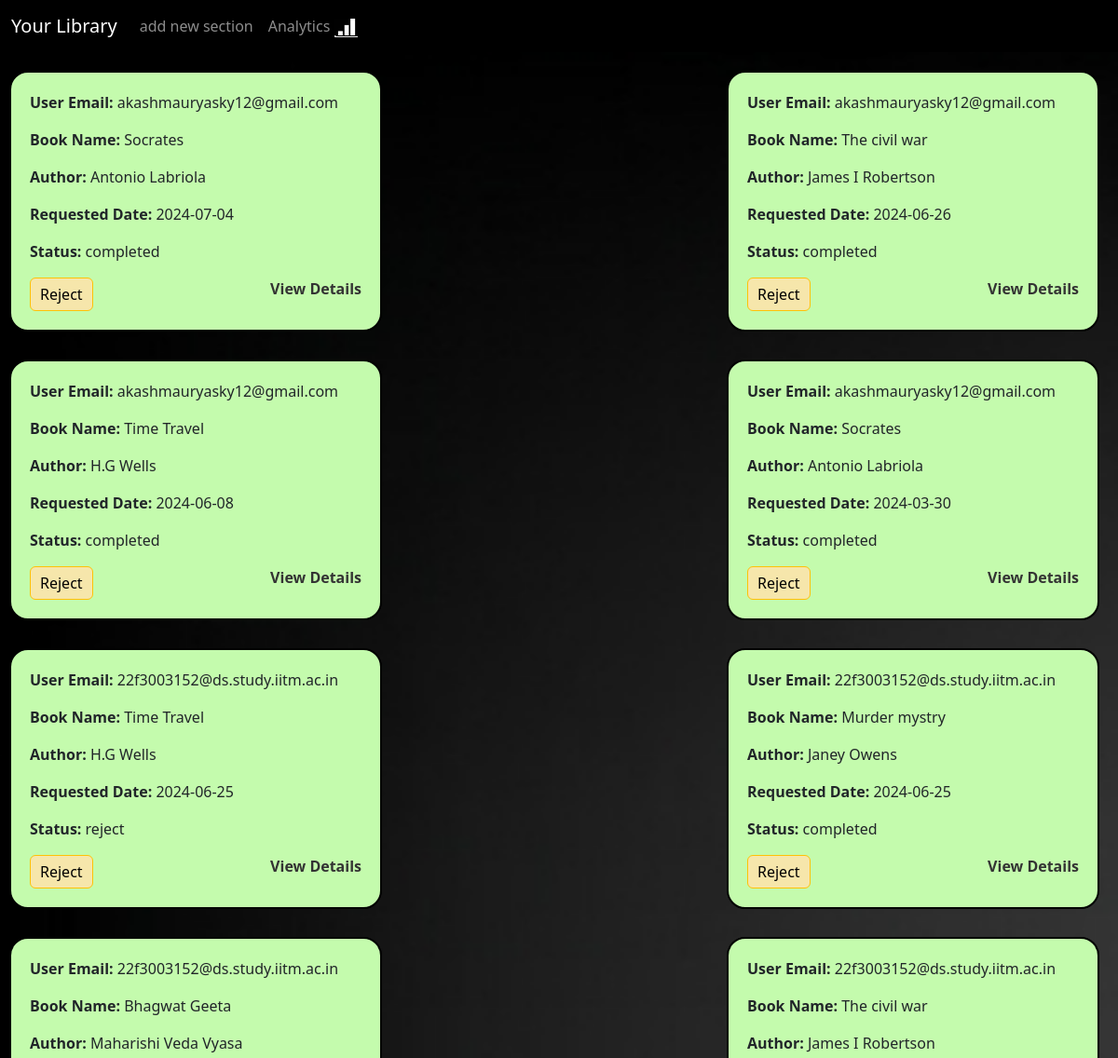
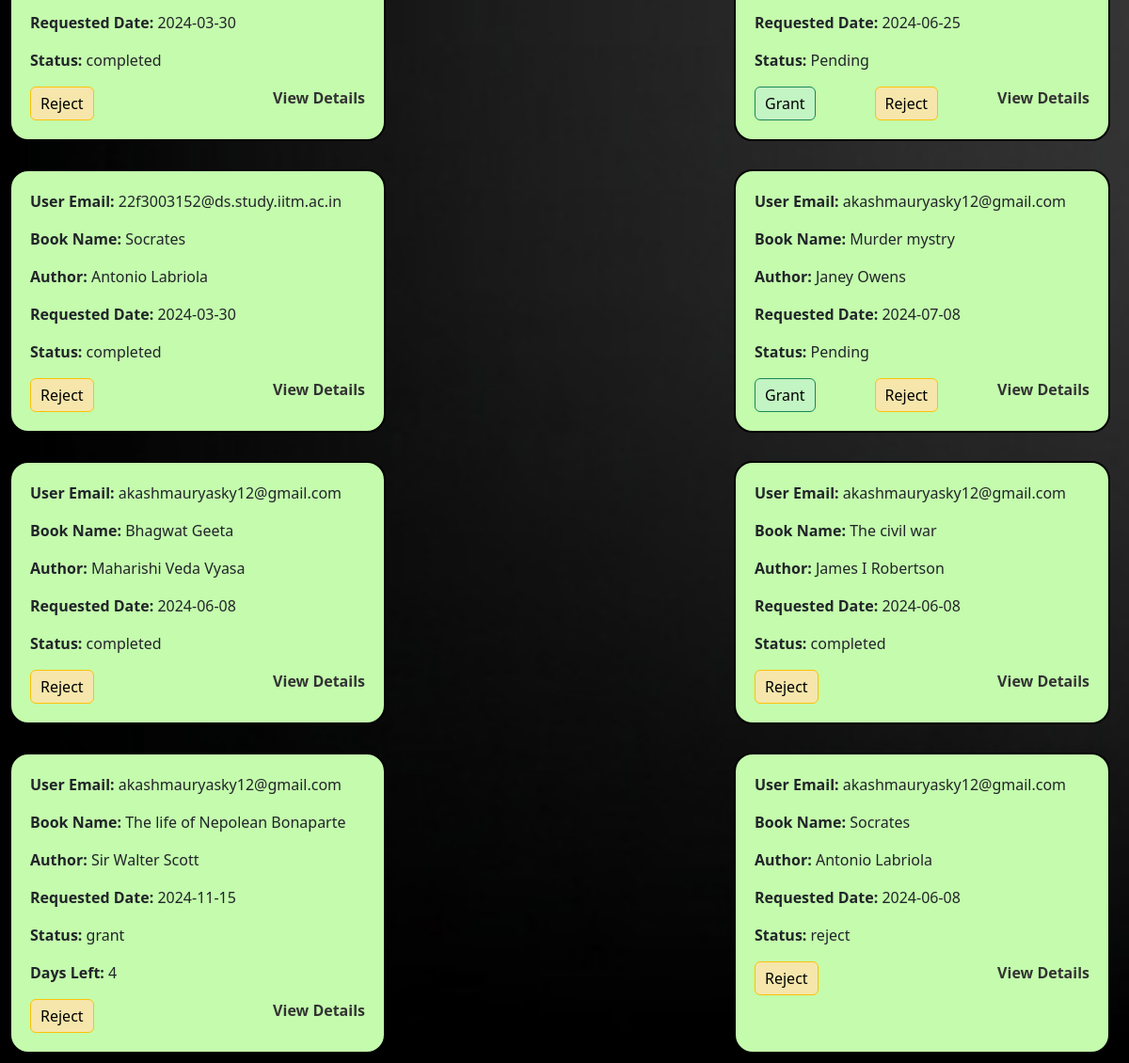
/dashboard, run on the app's committed database (2 pictures, top to bottom).
### tables this page shows
CREATE TABLE Requests (
        request_id INTEGER PRIMARY KEY AUTOINCREMENT,
        user_id INTEGER,
        book_id INTEGER,
        book_name TEXT,
        author_name TEXT,
        section_name TEXT,
        request_date DATE,
        status TEXT,
        issue_date DATE,
        return_date DATE,
        days INTEGER,
        feedback TEXT,
        rating INTEGER,
        FOREIGN KEY (user_id) REFERENCES Users(id),
        FOREIGN KEY (book_id) REFERENCES Books(id)
    );

CREATE TABLE login (
                  id INTEGER PRIMARY KEY AUTOINCREMENT,
                  email TEXT UNIQUE NOT NULL,
                  password TEXT NOT NULL,
                 last_login TIMESTAMP
                 );

### dashboard.py (the view)
@dashboard.route('/dashboard')
def board():
    conn = sqlite3.connect('library.db')
    cursor = conn.cursor()
    cursor.execute("SELECT * FROM Requests")
    requests = cursor.fetchall()
    user_emails = {}
    cursor.execute("SELECT id, email FROM login")
    users = cursor.fetchall()
    for user in users:
        user_emails[user[0]] = user[1]
    conn.close()
    modified_requests = []
    for req in requests:
        if req[7] == 'grant' and req[8]:
            issue_date = datetime.strptime(req[8], '%Y-%m-%d')
            return_date = datetime.strptime(req[9], '%Y-%m-%d')
            days_left = (return_date - datetime.now()).days+1
            if days_left <= -3:
                conn = sqlite3.connect('library.db')
                cursor = conn.cursor()
                cursor.execute("UPDATE Requests SET status = ? WHERE request_id = ?", ('completed', req[0]))
                conn.commit()
                conn.close()
            modified_req = list(req)
            modified_req.append(days_left)
            modified_requests.append(tuple(modified_req))
        else:
            modified_requests.append(req)
    reversed_requests = list(reversed(modified_requests))
    return render_template("dashboard.html", requests=reversed_requests, user_emails=user_emails)

### templates/dashboard.html (shortened to what this page needs)
<!DOCTYPE html>
<html lang="en">
  <head>
    <link
      href="https://cdn.jsdelivr.net/npm/bootstrap@5.3.3/dist/css/bootstrap.min.css"
      rel="stylesheet"
    />
  </head>
  <body>
    <nav class="navbar navbar-expand-lg bg-black navbar-dark">
      <div class="container-fluid">
        <a class="navbar-brand" href="/">Your Library</a>
        <div class="collapse navbar-collapse" id="navbarSupportedContent">
          <ul class="navbar-nav me-auto mb-2 mb-lg-0">
            <li class="nav-item">
              <a class="nav-link" href="/add_new_section">add new section</a>
            </li>
            <li class="nav-item">
              <a class="nav-link" href="/librarian_dashboard">Analytics  <img src="static/imag5.png" style="height: 20px; width: 25px;" alt=""></a>
            </li>
        </div>
      </div>
    </nav>
    <div class="request-container">
      {% for req in requests %}
      <div class="request-box">
        <div class="request-details">
          <p>
            <strong>User Email:</strong> {{ user_emails.get(req[1]) }}
          </p>
          <p><strong>Book Name:</strong> {{ req[3] }}</p>
          <p><strong>Author:</strong> {{ req[4] }}</p>
          <p><strong>Requested Date:</strong> {{ req[6] }}</p>
          <p><strong>Status:</strong> {{ req[7] }}</p>
          {% if req[7] == 'grant' %}
      {% if req[13] < 0 %}
      <p style="color: red;"><strong>Late:</strong> {{ req[13] }} days</p>
      {% else %}
      <p><strong>Days Left:</strong> {{ req[13] }}</p>
      {% endif %}
      {% endif %}
        </div>
        <div class="button-container">
          {% if req[7] == 'Pending' %}
          <button
            type="button"
            class="btn btn-success"
            onclick="showForm({{ req[0] }})"
            style="color: black; background-color: rgb(195, 244, 195)">Grant</button>
          {% endif %}
          <button
            type="button"
            class="btn btn-warning"
            onclick="updateStatus({{ req[0] }}, 'reject')"
            style="color: black; background-color: rgb(246, 230, 171)"
          >
            Reject
          </button>
          <a
            href="#"
            onclick="showBookDetails('{{ req[3] }}', '{{ req[4] }}', '{{ req[5] }}', {{ req[10] }}, '{{ user_emails.get(req[1], 'N/A') }}')"
            >View Details</a
          >
        </div>
      </div>
      {% endfor %}
    </div>
  </body>
</html>

### data on the page
Requests: book_name "Socrates", author_name "Antonio Labriola", request_date "2024-07-04", status "completed"
login: get "akashmauryasky12@gmail.com"
Requests: book_name "The civil war", author_name "James I Robertson", request_date "2024-06-26", status "completed"
Requests: book_name "Time Travel", author_name "H.G Wells", request_date "2024-06-08", status "completed"
Requests: book_name "Socrates", author_name "Antonio Labriola", request_date "2024-03-30", status "completed"
Requests: book_name "Time Travel", author_name "H.G Wells", request_date "2024-06-25", status "reject"
login: get "22f3003152@ds.study.iitm.ac.in"
Requests: book_name "Murder mystry", author_name "Janey Owens", request_date "2024-06-25", status "completed"
Requests: book_name "Bhagwat Geeta", author_name "Maharishi Veda Vyasa", request_date "2024-03-30", status "completed"
Requests: book_name "The civil war", author_name "James I Robertson", request_date "2024-06-25", status "Pending"
Requests: book_name "Socrates", author_name "Antonio Labriola", request_date "2024-03-30", status "completed"
Requests: book_name "Murder mystry", author_name "Janey Owens", request_date "2024-07-08", status "Pending"
Requests: book_name "Bhagwat Geeta", author_name "Maharishi Veda Vyasa", request_date "2024-06-08", status "completed"
Requests: book_name "The civil war", author_name "James I Robertson", request_date "2024-06-08", status "completed"
Requests: book_name "The life of Nepolean Bonaparte", author_name "Sir Walter Scott", request_date "2024-11-15", status "grant", rating "4"
Requests: book_name "Socrates", author_name "Antonio Labriola", request_date "2024-06-08", status "reject"
